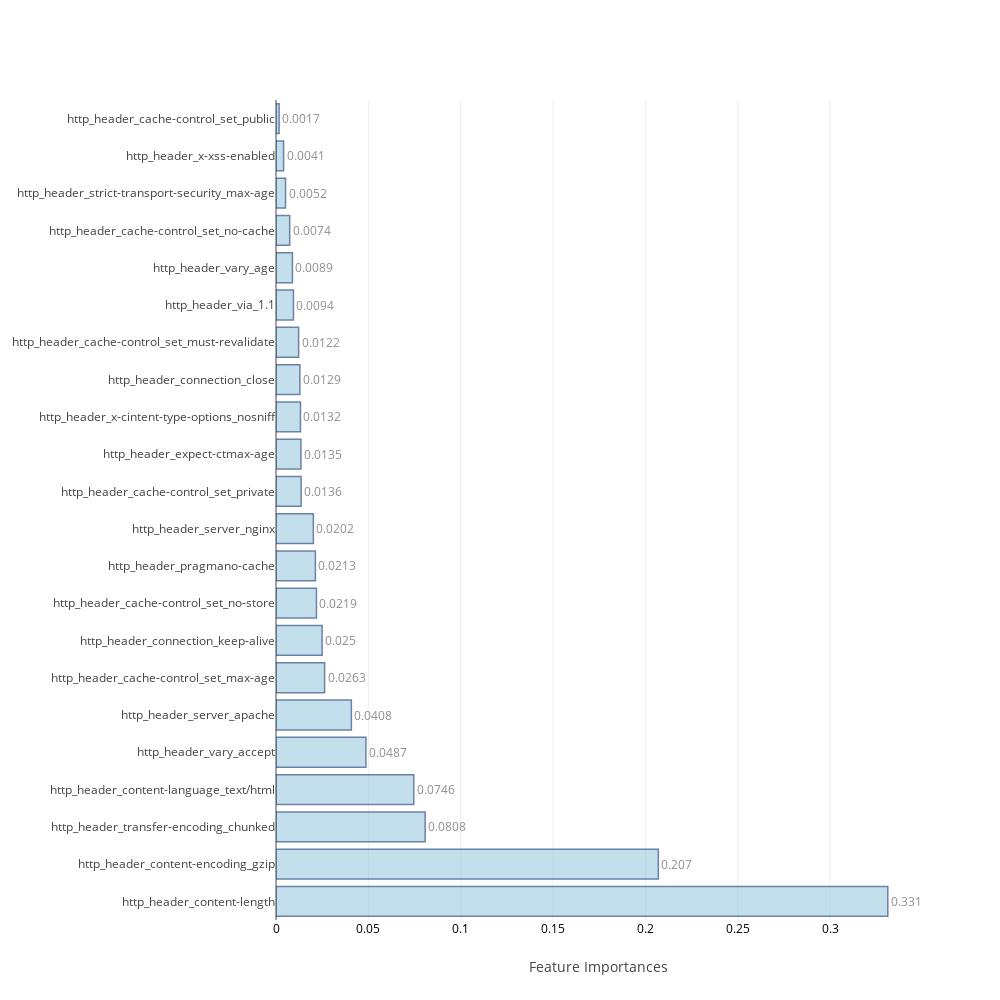

The notebook cell this image was saved under:
### Markdown cell above
### <a id='1.B' style="text-decoration : none; color : #000000;"> B. Average Feature Importances</a>

### Code cell
feat_impt_plot(np.average(feat_imp,axis=0),columns[:-2])

### Figure 1 — Plotly figure (JSON) as saved in the notebook; plotly's stock layout.template omitted (floating-point values rounded to 4 significant figures)
{"data": [{"marker": {"color": "rgb(158,202,225)", "line": {"color": "rgb(8,48,107)", "width": 1.5}}, "opacity": 0.6, "orientation": "h", "text": [0.3313, 0.207, 0.0808, 0.0746, 0.0487, 0.0408, 0.0263, 0.025, 0.0219, 0.0213, 0.0202, 0.0136, 0.0135, 0.0132, 0.0129, 0.0122, 0.0094, 0.0089, 0.0074, 0.0052, 0.0041, 0.0017], "textposition": "outside", "type": "bar", "uid": "11632a9c-7f9d-487c-b015-ea6cf801ae62", "x": [0.3313, 0.207, 0.08076, 0.07458, 0.04868, 0.04082, 0.02631, 0.02497, 0.02189, 0.02132, 0.02023, 0.0136, 0.01349, 0.01324, 0.01292, 0.01224, 0.009439, 0.008888, 0.007408, 0.005168, 0.00411, 0.00168], "y": ["http_header_content-length", "http_header_content-encoding_gzip", "http_header_transfer-encoding_chunked", "http_header_content-language_text/html", "http_header_vary_accept", "http_header_server_apache", "http_header_cache-control_set_max-age", "http_header_connection_keep-alive", "http_header_cache-control_set_no-store", "http_header_pragmano-cache", "http_header_server_nginx", "http_header_cache-control_set_private", "http_header_expect-ctmax-age", "http_header_x-cintent-type-options_nosniff", "http_header_connection_close", "http_header_cache-control_set_must-revalidate", "http_header_via_1.1", "http_header_vary_age", "http_header_cache-control_set_no-cache", "http_header_strict-transport-security_max-age", "http_header_x-xss-enabled", "http_header_cache-control_set_public"]}], "layout": {"autosize": false, "height": 1000, "width": 1000, "xaxis": {"tickfont": {"color": "black", "size": 12}, "title": "Feature Importances"}, "yaxis": {"automargin": true}}}
